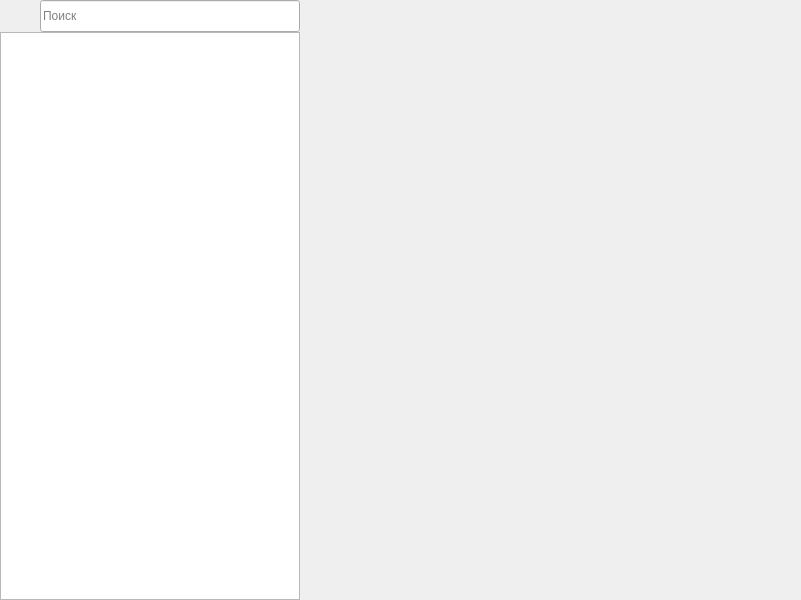
<?xml version="1.0" encoding="UTF-8"?>
<ui version="4.0">
 <class>MainWidget</class>
 <widget class="QWidget" name="MainWidget">
  <property name="geometry">
   <rect>
    <x>0</x>
    <y>0</y>
    <width>801</width>
    <height>600</height>
   </rect>
  </property>
  <property name="sizePolicy">
   <sizepolicy hsizetype="Fixed" vsizetype="Fixed">
    <horstretch>0</horstretch>
    <verstretch>0</verstretch>
   </sizepolicy>
  </property>
  <property name="windowTitle">
   <string>MainWidget</string>
  </property>
  <layout class="QHBoxLayout" name="horizontalLayout">
   <property name="spacing">
    <number>0</number>
   </property>
   <property name="leftMargin">
    <number>0</number>
   </property>
   <property name="topMargin">
    <number>0</number>
   </property>
   <property name="rightMargin">
    <number>0</number>
   </property>
   <property name="bottomMargin">
    <number>0</number>
   </property>
   <item>
    <widget class="QWidget" name="leftWidget" native="true">
     <property name="sizePolicy">
      <sizepolicy hsizetype="Fixed" vsizetype="Preferred">
       <horstretch>30</horstretch>
       <verstretch>0</verstretch>
      </sizepolicy>
     </property>
     <property name="minimumSize">
      <size>
       <width>300</width>
       <height>0</height>
      </size>
     </property>
     <property name="maximumSize">
      <size>
       <width>300</width>
       <height>16777215</height>
      </size>
     </property>
     <layout class="QVBoxLayout" name="verticalLayout">
      <property name="spacing">
       <number>0</number>
      </property>
      <property name="leftMargin">
       <number>0</number>
      </property>
      <property name="topMargin">
       <number>0</number>
      </property>
      <property name="rightMargin">
       <number>0</number>
      </property>
      <property name="bottomMargin">
       <number>0</number>
      </property>
      <item>
       <layout class="QHBoxLayout" name="horizontalLayout_2">
        <property name="spacing">
         <number>0</number>
        </property>
        <item>
         <widget class="QPushButton" name="add">
          <property name="toolTip">
           <string>Добавть заметку</string>
          </property>
          <property name="text">
           <string/>
          </property>
          <property name="icon">
           <iconset>
            <normalon>:/pics/add.png</normalon>
           </iconset>
          </property>
          <property name="iconSize">
           <size>
            <width>32</width>
            <height>32</height>
           </size>
          </property>
          <property name="autoDefault">
           <bool>false</bool>
          </property>
          <property name="default">
           <bool>false</bool>
          </property>
          <property name="flat">
           <bool>true</bool>
          </property>
         </widget>
        </item>
        <item>
         <widget class="QLineEdit" name="search">
          <property name="minimumSize">
           <size>
            <width>0</width>
            <height>32</height>
           </size>
          </property>
          <property name="placeholderText">
           <string>Поиск</string>
          </property>
         </widget>
        </item>
       </layout>
      </item>
      <item>
       <widget class="QListWidget" name="listWidget">
        <property name="minimumSize">
         <size>
          <width>0</width>
          <height>0</height>
         </size>
        </property>
       </widget>
      </item>
     </layout>
    </widget>
   </item>
   <item>
    <widget class="QStackedWidget" name="stackedWidget">
     <property name="sizePolicy">
      <sizepolicy hsizetype="Maximum" vsizetype="Minimum">
       <horstretch>0</horstretch>
       <verstretch>0</verstretch>
      </sizepolicy>
     </property>
     <property name="minimumSize">
      <size>
       <width>500</width>
       <height>0</height>
      </size>
     </property>
     <property name="styleSheet">
      <string notr="true"/>
     </property>
    </widget>
   </item>
  </layout>
 </widget>
 <layoutdefault spacing="6" margin="11"/>
 <resources/>
 <connections/>
</ui>
